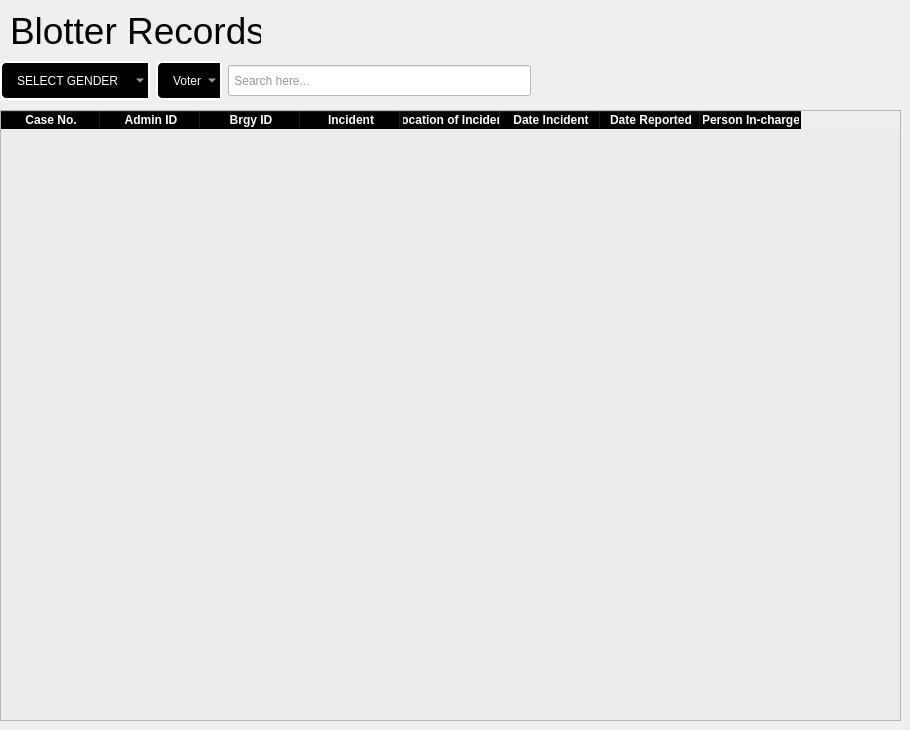
          <widget class="QWidget" name="page_8">
           <widget class="QLabel" name="label_14">
            <property name="geometry">
             <rect>
              <x>10</x>
              <y>10</y>
              <width>251</width>
              <height>41</height>
             </rect>
            </property>
            <property name="font">
             <font>
              <pointsize>28</pointsize>
             </font>
            </property>
            <property name="text">
             <string>Blotter Records</string>
            </property>
           </widget>
           <widget class="QTableWidget" name="tableWidget_6">
            <property name="geometry">
             <rect>
              <x>0</x>
              <y>110</y>
              <width>901</width>
              <height>611</height>
             </rect>
            </property>
            <property name="styleSheet">
             <string notr="true">QTableWidget{background-color: rgb(235, 235, 235);}

QHeaderView::section{

 font-weight:bold;
 background-color:black;
 color:white;

}

</string>
            </property>
            <column>
             <property name="text">
              <string>Case No.</string>
             </property>
            </column>
            <column>
             <property name="text">
              <string>Admin ID</string>
             </property>
            </column>
            <column>
             <property name="text">
              <string>Brgy ID</string>
             </property>
            </column>
            <column>
             <property name="text">
              <string>Incident</string>
             </property>
            </column>
            <column>
             <property name="text">
              <string>Location of Incident</string>
             </property>
            </column>
            <column>
             <property name="text">
              <string>Date Incident</string>
             </property>
            </column>
            <column>
             <property name="text">
              <string>Date Reported</string>
             </property>
            </column>
            <column>
             <property name="text">
              <string>Person In-charge</string>
             </property>
            </column>
           </widget>
           <widget class="QWidget" name="layoutWidget_5">
            <property name="geometry">
             <rect>
              <x>0</x>
              <y>60</y>
              <width>531</width>
              <height>41</height>
             </rect>
            </property>
            <layout class="QHBoxLayout" name="horizontalLayout_11">
             <item>
              <widget class="QComboBox" name="select_blottergender">
               <property name="minimumSize">
                <size>
                 <width>150</width>
                 <height>0</height>
                </size>
               </property>
               <property name="styleSheet">
                <string notr="true">QComboBox{ 
border: 2px solid white;
border-radius:6px;
padding-left: 1px 18px 1px 3px;
height: 35px;
background-color:black;
color:white;
padding-left:15px;
selection-background-color: #298089;
}</string>
               </property>
               <item>
                <property name="text">
                 <string>SELECT GENDER</string>
                </property>
               </item>
               <item>
                <property name="text">
                 <string>Male</string>
                </property>
               </item>
               <item>
                <property name="text">
                 <string>Female</string>
                </property>
               </item>
              </widget>
             </item>
             <item>
              <widget class="QComboBox" name="select_blotter">
               <property name="styleSheet">
                <string notr="true">QComboBox{ 
border: 2px solid white;
border-radius:6px;
padding-left: 1px 18px 1px 3px;
height: 35px;
background-color:black;
color:white;
padding-left:15px;
selection-background-color: #298089;
}</string>
               </property>
               <item>
                <property name="text">
                 <string>Voter</string>
                </property>
               </item>
               <item>
                <property name="text">
                 <string>Yes</string>
                </property>
               </item>
               <item>
                <property name="text">
                 <string>No</string>
                </property>
               </item>
              </widget>
             </item>
             <item>
              <widget class="QLineEdit" name="search_blotter">
               <property name="minimumSize">
                <size>
                 <width>0</width>
                 <height>31</height>
                </size>
               </property>
               <property name="maximumSize">
                <size>
                 <width>16777215</width>
                 <height>31</height>
                </size>
               </property>
               <property name="styleSheet">
                <string notr="true">background-color: rgb(255, 255, 255);
color: rgb(48, 48, 48);</string>
               </property>
               <property name="placeholderText">
                <string> Search here...</string>
               </property>
              </widget>
             </item>
            </layout>
           </widget>
          </widget>
